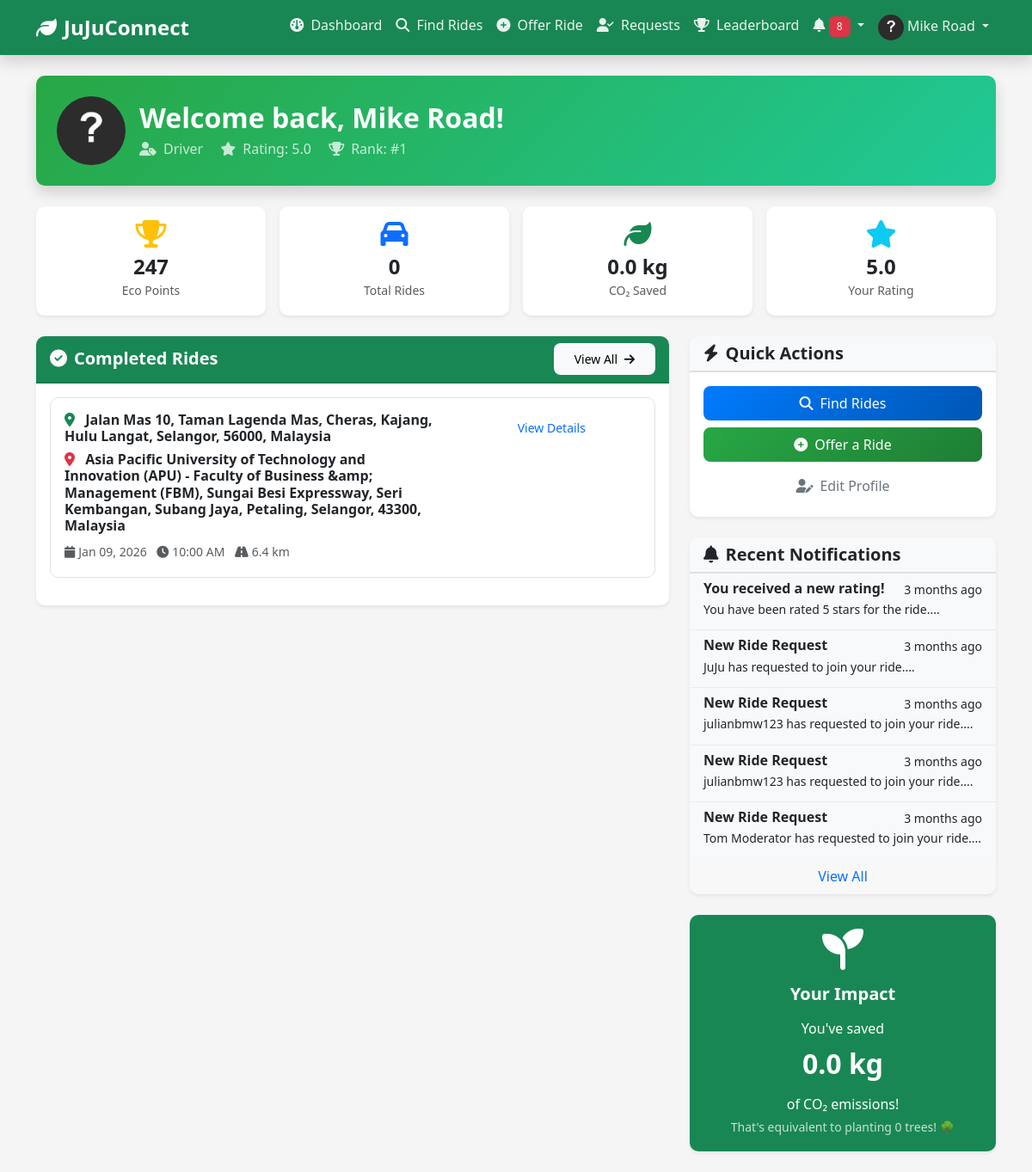
Page /dashboard.php (signed in) on the committed database.
### tables this page shows
CREATE TABLE IF NOT EXISTS `users` (
  `UserID` int(11) NOT NULL AUTO_INCREMENT,
  `FullName` varchar(180) NOT NULL,
  `Email` varchar(180) NOT NULL,
  `Password` varchar(255) NOT NULL COMMENT 'Hashed password using bcrypt/argon2',
  `Phone` varchar(20) DEFAULT NULL,
  `Role` enum('Driver','Passenger','Admin','Moderator') DEFAULT 'Passenger',
  `ProfilePicture` varchar(255) DEFAULT 'default-avatar.png',
  `Bio` text DEFAULT NULL,
  `EcoPoints` int(11) DEFAULT 0,
  `Rating` decimal(3,2) DEFAULT 0.00 COMMENT 'Average rating out of 5.00',
  `TotalRatings` int(11) DEFAULT 0,
  `Status` enum('Active','Suspended','Banned','Pending') DEFAULT 'Active',
  `EmailVerified` tinyint(1) DEFAULT 0,
  `VerificationToken` varchar(100) DEFAULT NULL,
  `ResetToken` varchar(100) DEFAULT NULL,
  `ResetTokenExpiry` datetime DEFAULT NULL,
  `CreatedAt` timestamp NULL DEFAULT CURRENT_TIMESTAMP,
  `UpdatedAt` timestamp NULL DEFAULT CURRENT_TIMESTAMP ON UPDATE CURRENT_TIMESTAMP,
  `LastLogin` timestamp NULL DEFAULT NULL,
  PRIMARY KEY (`UserID`),
  UNIQUE KEY `Email` (`Email`),
  KEY `idx_email` (`Email`),
  KEY `idx_role` (`Role`),
  KEY `idx_status` (`Status`),
  KEY `idx_eco_points` (`EcoPoints`)
);

CREATE TABLE IF NOT EXISTS `rides` (
  `RideID` int(11) NOT NULL AUTO_INCREMENT,
  `DriverID` int(11) NOT NULL,
  `OriginLocation` varchar(255) NOT NULL,
  `DestinationLocation` varchar(255) NOT NULL,
  `DepartureDate` date NOT NULL,
  `DepartureTime` time NOT NULL,
  `AvailableSeats` int(11) NOT NULL CHECK (`AvailableSeats` > 0),
  `TotalSeats` int(11) NOT NULL,
  `PricePerSeat` decimal(10,2) NOT NULL DEFAULT 0.00,
  `Distance` decimal(10,2) DEFAULT NULL COMMENT 'Distance in kilometers',
  `VehicleType` varchar(50) DEFAULT NULL COMMENT 'Car model/type',
  `VehiclePlateNumber` varchar(20) DEFAULT NULL,
  `Notes` text DEFAULT NULL COMMENT 'Additional ride information',
  `Status` enum('Available','Full','Completed','Cancelled','In Progress') DEFAULT 'Available',
  `CreatedAt` timestamp NULL DEFAULT CURRENT_TIMESTAMP,
  `UpdatedAt` timestamp NULL DEFAULT CURRENT_TIMESTAMP ON UPDATE CURRENT_TIMESTAMP,
  `CompletedAt` timestamp NULL DEFAULT NULL,
  PRIMARY KEY (`RideID`),
  KEY `idx_driver` (`DriverID`),
  KEY `idx_date` (`DepartureDate`),
  KEY `idx_status` (`Status`),
  KEY `idx_locations` (`OriginLocation`(100),`DestinationLocation`(100)),
  KEY `idx_search` (`DepartureDate`,`Status`,`AvailableSeats`),
  KEY `idx_rides_search` (`DepartureDate`,`Status`,`AvailableSeats`,`OriginLocation`(50)),
  CONSTRAINT `rides_ibfk_1` FOREIGN KEY (`DriverID`) REFERENCES `users` (`UserID`) ON DELETE CASCADE
);

CREATE TABLE IF NOT EXISTS `notifications` (
  `NotificationID` int(11) NOT NULL AUTO_INCREMENT,
  `UserID` int(11) NOT NULL,
  `Type` enum('Ride Request','Request Approved','Request Rejected','Ride Cancelled','New Rating','Achievement','System') NOT NULL,
  `Title` varchar(255) NOT NULL,
  `Message` text NOT NULL,
  `RelatedID` int(11) DEFAULT NULL COMMENT 'ID of related entity (RideID, RequestID, etc.)',
  `IsRead` tinyint(1) DEFAULT 0,
  `CreatedAt` timestamp NULL DEFAULT CURRENT_TIMESTAMP,
  PRIMARY KEY (`NotificationID`),
  KEY `idx_user` (`UserID`),
  KEY `idx_read` (`IsRead`),
  KEY `idx_created` (`CreatedAt`),
  KEY `idx_notifications_user_read` (`UserID`,`IsRead`,`CreatedAt`),
  CONSTRAINT `notifications_ibfk_1` FOREIGN KEY (`UserID`) REFERENCES `users` (`UserID`) ON DELETE CASCADE
);

### includes/functions.php (called while the page is built, shortened)
<?php
function format_date($date, $format = 'M d, Y') {
    return date($format, strtotime($date));
}
function format_time($time, $format = 'g:i A') {
    return date($format, strtotime($time));
}
function time_ago($datetime) {
    $timestamp = strtotime($datetime);
    $difference = time() - $timestamp;
    $periods = [
        'year' => 31536000,
        'month' => 2592000,
        'week' => 604800,
        'day' => 86400,
        'hour' => 3600,
        'minute' => 60,
        'second' => 1
    ];
    foreach ($periods as $key => $value) {
        if ($difference >= $value) {
            $time = floor($difference / $value);
            return $time . ' ' . $key . ($time > 1 ? 's' : '') . ' ago';
        }
    }
    return 'Just now';
}
function format_rating($rating, $decimals = 1) {
    return number_format($rating, $decimals);
}
function get_profile_picture($filename) {
    if (empty($filename) || $filename === 'default-avatar.png') {
        return SITE_URL . '/assets/images/default-avatar.png';
    }
    return SITE_URL . '/uploads/profiles/' . $filename;
}
function get_user_by_id($pdo, $user_id) {
    $stmt = $pdo->prepare("SELECT * FROM Users WHERE UserID = ?");
    $stmt->execute([$user_id]);
    return $stmt->fetch();
}
function e($string) {
    return htmlspecialchars($string ?? '', ENT_QUOTES, 'UTF-8');
}
?>

### dashboard.php (the view, shortened to what this page needs)
<?php
require_once 'config/config.php';
$user_id = $_SESSION['user_id'];
$user_role = $_SESSION['role'];
$user = get_user_by_id($pdo, $user_id);
$stmt = $pdo->prepare("
    SELECT
        COUNT(DISTINCT CASE WHEN Role = 'Driver' THEN RideID END) as total_drives,
        COUNT(DISTINCT CASE WHEN Role = 'Passenger' THEN RideID END) as total_rides,
        COALESCE(SUM(EcoPointsEarned), 0) as total_points_earned,
        COALESCE(SUM(CO2Saved), 0) as total_co2_saved
    FROM RideHistory
    WHERE UserID = ?
");
$stmt->execute([$user_id]);
$stats = $stmt->fetch();
if ($user_role === 'Passenger' || $user_role === 'Driver') {
    $stmt = $pdo->prepare("
        SELECT
            r.RideID,
            r.OriginLocation,
            r.DestinationLocation,
            r.DepartureDate,
            r.DepartureTime,
            r.Distance,
            r.DriverID,
            u.FullName as DriverName,
            u.ProfilePicture as DriverPicture,
            u.Rating as DriverRating,
            rr.Status as RequestStatus,
            (SELECT Rating FROM Ratings WHERE RideID = r.RideID AND RaterID = ? AND RatedUserID = r.DriverID) as MyRating
        FROM Rides r
        JOIN Users u ON r.DriverID = u.UserID
        LEFT JOIN RideRequests rr ON r.RideID = rr.RideID AND rr.PassengerID = ?
        WHERE r.Status = 'Completed'
        AND (rr.PassengerID = ? OR r.DriverID = ?)
        AND (rr.Status = 'Approved' OR r.DriverID = ?)
        ORDER BY r.DepartureDate DESC
        LIMIT 5
    ");
    $stmt->execute([$user_id, $user_id, $user_id, $user_id, $user_id]);
    $completed_rides = $stmt->fetchAll();
} else {
    $completed_rides = [];
}
$stmt = $pdo->prepare("
    SELECT COUNT(*) + 1 as position
    FROM Users
    WHERE EcoPoints > ? AND Status = 'Active'
");
$stmt->execute([$user['EcoPoints']]);
$leaderboard_position = $stmt->fetchColumn();
$stmt = $pdo->prepare("
    SELECT * FROM Notifications
    WHERE UserID = ?
    ORDER BY CreatedAt DESC
    LIMIT 5
");
$stmt->execute([$user_id]);
$notifications = $stmt->fetchAll();
?>
<?php include 'includes/header.php'; ?>
<div class="container my-4">
    <div class="row mb-4">
        <div class="col-12">
            <div class="card bg-gradient-success text-white border-0 shadow">
                <div class="card-body p-4">
                    <div class="d-flex align-items-center">
                        <img src="<?php echo get_profile_picture($user['ProfilePicture']); ?>"
                             alt="Profile" class="rounded-circle me-3" width="80" height="80">
                        <div>
                            <h2 class="mb-1">Welcome back, <?php echo e($user['FullName']); ?>!</h2>
                            <p class="mb-0 opacity-75">
                                <i class="fas fa-user-tag me-2"></i><?php echo e($user['Role']); ?>
                                <span class="ms-3"><i class="fas fa-star me-2"></i>Rating: <?php echo format_rating($user['Rating']); ?></span>
                                <span class="ms-3"><i class="fas fa-trophy me-2"></i>Rank: #<?php echo $leaderboard_position; ?></span>
                            </p>
                        </div>
                    </div>
                </div>
            </div>
        </div>
    </div>
    <div class="row g-3 mb-4">
        <div class="col-md-3">
            <div class="card border-0 shadow-sm">
                <div class="card-body text-center">
                    <i class="fas fa-trophy fa-2x text-warning mb-2"></i>
                    <h4 class="fw-bold mb-0"><?php echo number_format($user['EcoPoints']); ?></h4>
                    <small class="text-muted">Eco Points</small>
                </div>
            </div>
        </div>
        <div class="col-md-3">
            <div class="card border-0 shadow-sm">
                <div class="card-body text-center">
                    <i class="fas fa-car fa-2x text-primary mb-2"></i>
                    <h4 class="fw-bold mb-0"><?php echo $stats['total_drives'] + $stats['total_rides']; ?></h4>
                    <small class="text-muted">Total Rides</small>
                </div>
            </div>
        </div>
        <div class="col-md-3">
            <div class="card border-0 shadow-sm">
                <div class="card-body text-center">
                    <i class="fas fa-leaf fa-2x text-success mb-2"></i>
                    <h4 class="fw-bold mb-0"><?php echo number_format($stats['total_co2_saved'], 1); ?> kg</h4>
                    <small class="text-muted">CO₂ Saved</small>
                </div>
            </div>
        </div>
        <div class="col-md-3">
            <div class="card border-0 shadow-sm">
                <div class="card-body text-center">
                    <i class="fas fa-star fa-2x text-info mb-2"></i>
                    <h4 class="fw-bold mb-0"><?php echo format_rating($user['Rating']); ?></h4>
                    <small class="text-muted">Your Rating</small>
                </div>
            </div>
        </div>
    </div>
    <div class="row">
        <div class="col-lg-8">
            <?php if (!empty($completed_rides)): ?>
                <div class="card border-0 shadow-sm mb-4">
                    <div class="card-header bg-success text-white d-flex justify-content-between align-items-center">
                        <h5 class="mb-0"><i class="fas fa-check-circle me-2"></i>Completed Rides</h5>
                        <a href="<?php echo SITE_URL; ?>/rides/history.php" class="btn btn-sm btn-light">
                            View All <i class="fas fa-arrow-right ms-1"></i>
                        </a>
                    </div>
                    <div class="card-body">
                        <?php foreach ($completed_rides as $ride): ?>
                            <div class="card mb-3 border">
                                <div class="card-body">
                                    <div class="row">
                                        <div class="col-md-8">
                                            <h6 class="mb-2">
                                                <i class="fas fa-map-marker-alt text-success me-2"></i>
                                                <?php echo e($ride['OriginLocation']); ?>
                                            </h6>
                                            <h6 class="mb-2">
                                                <i class="fas fa-map-marker-alt text-danger me-2"></i>
                                                <?php echo e($ride['DestinationLocation']); ?>
                                            </h6>
                                            <small class="text-muted">
                                                <i class="fas fa-calendar me-1"></i><?php echo format_date($ride['DepartureDate']); ?>
                                                <i class="fas fa-clock ms-2 me-1"></i><?php echo format_time($ride['DepartureTime']); ?>
                                                <?php if ($ride['Distance']): ?>
                                                    <i class="fas fa-road ms-2 me-1"></i><?php echo number_format($ride['Distance'], 1); ?> km
                                                <?php endif; ?>
                                            </small>
                                        </div>
                                        <div class="col-md-4 text-end">
                                            <a href="rides/view.php?id=<?php echo $ride['RideID']; ?>"
                                               class="btn btn-sm btn-outline-primary w-100">
                                                View Details
                                            </a>
                                        </div>
                                    </div>
                                </div>
                            </div>
                        <?php endforeach; ?>
                    </div>
                </div>
            <?php endif; ?>
        </div>
        <div class="col-lg-4">
            <div class="card border-0 shadow-sm mb-4">
                <div class="card-header bg-light">
                    <h5 class="mb-0"><i class="fas fa-bolt me-2"></i>Quick Actions</h5>
                </div>
                <div class="card-body">
                    <div class="d-grid gap-2">
                        <a href="rides/search.php" class="btn btn-primary">
                            <i class="fas fa-search me-2"></i>Find Rides
                        </a>
                        <?php if ($user_role === 'Driver'): ?>
                            <a href="rides/create.php" class="btn btn-success">
                                <i class="fas fa-plus-circle me-2"></i>Offer a Ride
                            </a>
                        <?php endif; ?>
                        <a href="profile/edit.php" class="btn btn-outline-secondary">
                            <i class="fas fa-user-edit me-2"></i>Edit Profile
                        </a>
                    </div>
                </div>
            </div>
            <div class="card border-0 shadow-sm mb-4">
                <div class="card-header bg-light">
                    <h5 class="mb-0"><i class="fas fa-bell me-2"></i>Recent Notifications</h5>
                </div>
                <div class="list-group list-group-flush">
                    <?php if (empty($notifications)): ?>
                        <div class="list-group-item text-muted text-center">No notifications yet</div>
                    <?php else: ?>
                        <?php foreach ($notifications as $notification): ?>
                            <a href="notifications.php" class="list-group-item list-group-item-action <?php echo $notification['IsRead'] ? '' : 'bg-light'; ?>">
                                <div class="d-flex w-100 justify-content-between">
                                    <h6 class="mb-1"><?php echo e($notification['Title']); ?></h6>
                                    <small><?php echo time_ago($notification['CreatedAt']); ?></small>
                                </div>
                                <p class="mb-1 small"><?php echo e(substr($notification['Message'], 0, 60)); ?>...</p>
                            </a>
                        <?php endforeach; ?>
                    <?php endif; ?>
                </div>
                <?php if (!empty($notifications)): ?>
                    <div class="card-footer text-center">
                        <a href="notifications.php" class="text-decoration-none">View All</a>
                    </div>
                <?php endif; ?>
            </div>
            <div class="card border-0 shadow-sm bg-success text-white">
                <div class="card-body text-center">
                    <i class="fas fa-seedling fa-3x mb-3"></i>
                    <h5>Your Impact</h5>
                    <p class="mb-2">You've saved</p>
                    <h2 class="fw-bold"><?php echo number_format($stats['total_co2_saved'], 1); ?> kg</h2>
                    <p class="mb-0">of CO₂ emissions!</p>
                    <small class="opacity-75">
                        That's equivalent to planting <?php echo ceil($stats['total_co2_saved'] / 20); ?> trees! 🌳
                    </small>
                </div>
            </div>
        </div>
    </div>
</div>
<?php include 'includes/footer.php'; ?>

### rows in the picture
users: ProfilePicture (placeholder picture), FullName "Mike Road", Role "Driver", Rating "5.0", EcoPoints "247"
rides: OriginLocation "Jalan Mas 10, Taman Lagenda Mas, Cheras, Kajang, Hulu Langat, Selangor, 56000, Malaysia", DestinationLocation "Asia Pacific University of Technology and Innovation (APU) - Faculty of Business &amp; Management (FBM), Sungai Besi Expressway, Seri Kembangan, Subang Jaya, Petaling, Selangor, 43300, Malaysia", DepartureDate "Jan 09, 2026", DepartureTime "10:00 AM", Distance "6.4"
notifications: Title "You received a new rating!", CreatedAt "3 months ago", Message "You have been rated 5 stars for the ride."
notifications: Title "New Ride Request", CreatedAt "3 months ago", Message "JuJu has requested to join your ride."
notifications: Title "New Ride Request", CreatedAt "3 months ago", Message "julianbmw123 has requested to join your ride."
notifications: Title "New Ride Request", CreatedAt "3 months ago", Message "julianbmw123 has requested to join your ride."
notifications: Title "New Ride Request", CreatedAt "3 months ago", Message "Tom Moderator has requested to join your ride."

### other values in the picture
SITE_NAME "JuJuConnect"
$unread_count "8"
$_SESSION['full_name'] "Mike Road"
$leaderboard_position "1"
$stats['total_drives'] + $stats['total_rides'] "0"
$stats['total_co2_saved'] "0.0"
ceil($stats['total_co2_saved'] / 20) "0"
